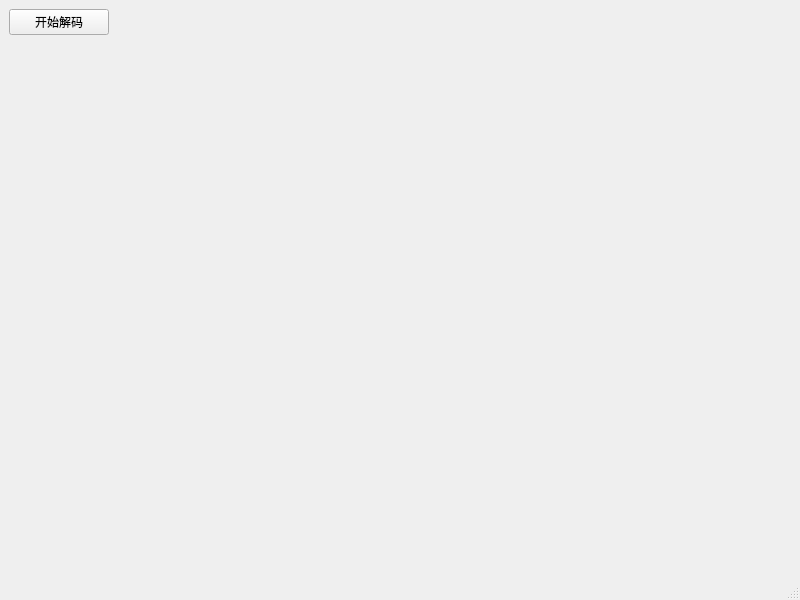
<?xml version="1.0" encoding="UTF-8"?>
<ui version="4.0">
 <class>MainWindow</class>
 <widget class="QMainWindow" name="MainWindow">
  <property name="geometry">
   <rect>
    <x>0</x>
    <y>0</y>
    <width>800</width>
    <height>600</height>
   </rect>
  </property>
  <property name="windowTitle">
   <string>MainWindow</string>
  </property>
  <widget class="QWidget" name="centralwidget">
   <layout class="QVBoxLayout" name="verticalLayout">
    <item>
     <widget class="QPushButton" name="pushButton">
      <property name="maximumSize">
       <size>
        <width>100</width>
        <height>16777215</height>
       </size>
      </property>
      <property name="text">
       <string>开始解码</string>
      </property>
     </widget>
    </item>
    <item>
     <spacer name="verticalSpacer">
      <property name="orientation">
       <enum>Qt::Vertical</enum>
      </property>
      <property name="sizeHint" stdset="0">
       <size>
        <width>20</width>
        <height>40</height>
       </size>
      </property>
     </spacer>
    </item>
   </layout>
  </widget>
  <widget class="QMenuBar" name="menubar">
   <property name="geometry">
    <rect>
     <x>0</x>
     <y>0</y>
     <width>800</width>
     <height>22</height>
    </rect>
   </property>
  </widget>
  <widget class="QStatusBar" name="statusbar"/>
 </widget>
 <resources/>
 <connections/>
</ui>
